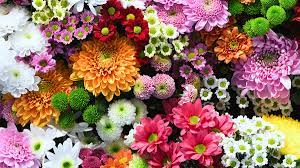
#> input picture test 2.jpeg, 300 x 168 px
$ python main.py
#> lines starting #> are read from the running program, lines starting #| are printed output that depends on the picture; after the words box and inside, x2 and y2 are one past the last pixel; in counts of white or black regions, pixels touching at a corner belong together
import cv2
import numpy as np
import math

num_of_clicks = 0
(x1, y1) = (0, 0)
(x2, y2) = (0, 0)
clicked_x = 0
clicked_y = 0
img_name = "img"
points = np.zeros((3, 2))
delta = 1


# [125 lines left out: functions nn_interpolation, cubic_interpolation, get_cubic_pixel, cubic_solver, op_transform, linear_interpolation and 3 more, not called in this run]


# --------- Read and present image -------------
path = input("Hi, pls enter image path:\n")
#> the answer given: test 2.jpeg
img = cv2.imread(path, 0)
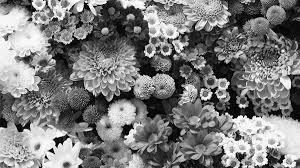
#> img: shape (168, 300); min 0, max 255, mean 124.1
copy_image = img.copy()
print('click on the image to spot the top left corner of the rectangle\n')

while True:
    x_mid = (x2 + x1) / 2
    x_mid_round = int(x_mid)

    if num_of_clicks == 3:  # the user picked the parabola position
        y_mid = int((y1 + y2) / 2)
        center = (x_mid_round, y_mid)

        radiusX = abs(clicked_x - x_mid_round)
        radiusY = abs(y1 - y_mid)
        axes = (radiusX, radiusY)

        startAngle = 270
        endAngle = 90
        angle = 180 if x_mid_round < clicked_x else 0
        delta = 1 if x_mid_round < clicked_x else -1

        cv2.ellipse(img, center, axes, angle, startAngle, endAngle, (255, 255, 255), 2)
        ellipse_vals = (radiusX, radiusY, center)

    elif num_of_clicks == 2:  # the rectangle points were chosen, the parbola isn't
        thickness = 2
        color = (255, 255, 255)
        img = cv2.rectangle(img, (x1, y1), (x2, y2), color=color, thickness=thickness)
        cv2.line(img, (x_mid_round, y1), (x_mid_round, y2), color, thickness)

    elif num_of_clicks == 4:
        cubic_img = cubic_interpolation(copy_image, delta)
        linear_img = linear_interpolation(copy_image, delta)
        nn_img = nn_interpolation(copy_image, delta)
        cv2.imshow("cubic_img", cubic_img)
        cv2.imshow("linear_img", linear_img)
        cv2.imshow("nn_img", nn_img)


    for x in range(0, 3):
        cv2.circle(img, (int(points[x][0]), int(points[x][1])), 10, (255, 255, 255), cv2.FILLED)
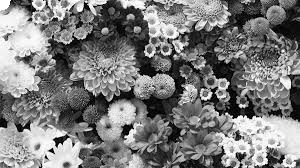
#> img: shape (168, 300); 0.18% of pixels changed, all inside (x1, y1, x2, y2) = (0, 0, 11, 11)

    cv2.imshow(img_name, img)
    cv2.setMouseCallback(img_name, click_event)
    cv2.waitKey(1)
